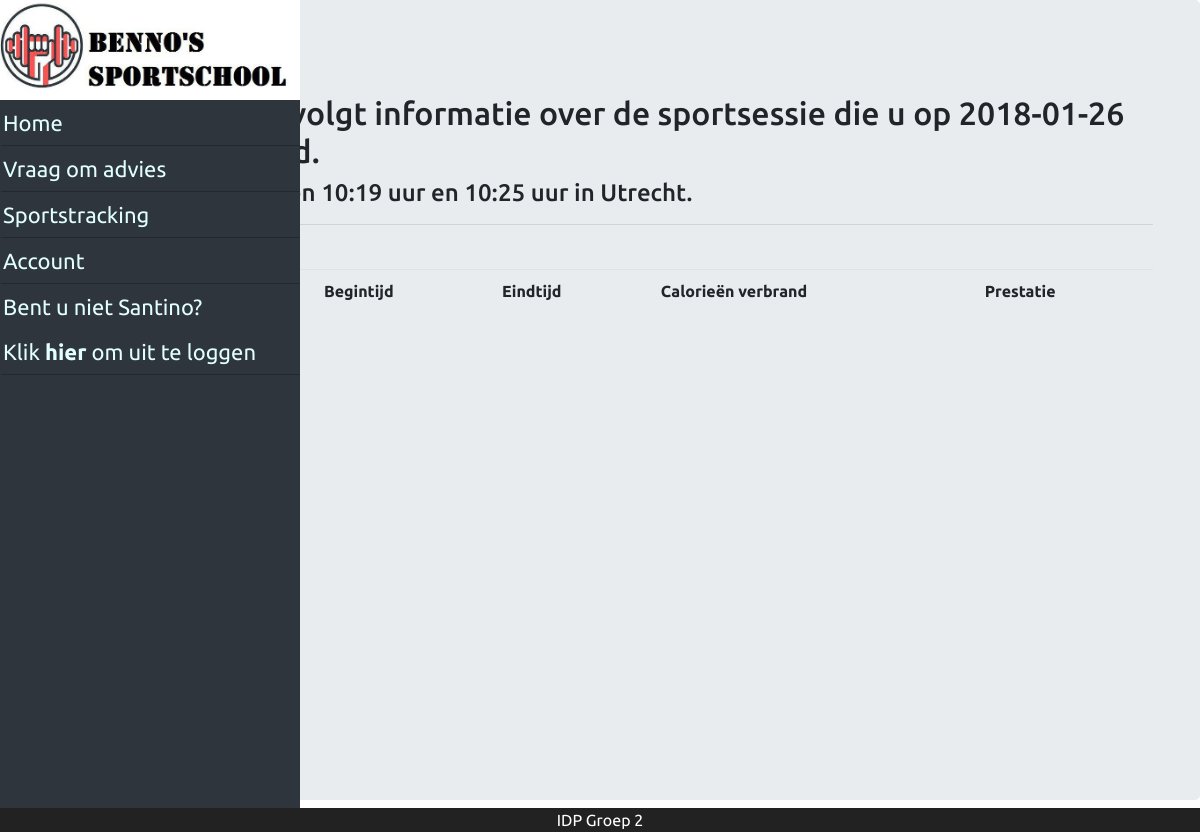
Screenshot of /index?page=session&_id=3 (signed in) with the database file from the repository.
### tables this page shows
CREATE TABLE `user` (
  `id` int(11) NOT NULL,
  `username` varchar(45) NOT NULL,
  `password` varchar(100) NOT NULL,
  `salt` varchar(45) NOT NULL,
  `name` varchar(45) NOT NULL,
  `insertion` varchar(45) NOT NULL,
  `lastname` varchar(45) NOT NULL,
  `birthday` date NOT NULL,
  `email` varchar(100) NOT NULL,
  `phone` varchar(10) NOT NULL,
  `street` varchar(45) NOT NULL,
  `house_number` varchar(5) NOT NULL,
  `postal_code` varchar(6) NOT NULL,
  `role` varchar(20) NOT NULL,
  `iban` varchar(18) NOT NULL,
  `subscription` int(11) DEFAULT NULL,
  `card` int(11) DEFAULT NULL
);

CREATE TABLE `sport_session` (
  `id` int(11) NOT NULL,
  `session_start` datetime NOT NULL,
  `session_end` datetime NOT NULL,
  `user` int(11) NOT NULL,
  `location` int(11) NOT NULL
);

CREATE TABLE `location` (
  `id` int(11) NOT NULL,
  `name` varchar(45) NOT NULL,
  `street` varchar(45) NOT NULL,
  `postal_code` varchar(45) NOT NULL,
  `house_number` int(5) NOT NULL
);

### class/DB.php (called while the page is built, shortened)
<?php
final class DB {
    private static $instance = null;
    public static function getInstance() {
        if(self::$instance == null){
            self::$instance = new DB();
        }
        return self::$instance;
    }
    public static function getBy($class, $field, $value) {
        try {
            try {
                $c = self::getInstance()->c;
                $qry = "SELECT * FROM `" . strtolower($class) . "` WHERE ($field = :$field)";
                $stmt = $c->prepare($qry);
                $stmt->execute(array("$field" => $value));
                $result = $stmt->fetchAll(PDO::FETCH_CLASS, $class);
                return $result;
            } catch (PDOException $e) {
                throw new FrameworkException("Could not execute query. Check your $class model and table");
            }
        } catch (FrameworkException $e) {
            echo $e->errorMessage();
            die();
        }
    }
}

### model/Model.php (called while the page is built, shortened)
<?php
abstract class Model {
    public static function findById($id)
    {
        try {
            $objs = self::findBy("id", $id);
            return $objs[0];
        } catch (FrameworkException $e) {
            echo $e->errorMessage();
            die();
        }
    }
    public static function findBy($field, $value)
    {
        return DB::getBy(get_called_class(), $field, $value);
    }
    protected function belongsTo($type, $field = "")
    {
        try {
            if ($field == "") {
                $field = strtolower($type);
            }
            return $type::findById(get_object_vars($this)[$field]);
        } catch (FrameworkException $e) {
            echo $e->errorMessage();
            die();
        }
    }
}

### class/App.php (called while the page is built, shortened)
<?php
class App
{
    public static $user;
    public static function getUser(){
        if(!isset(self::$user)){
            self::$user = User::findById($_SESSION['id']);
        }
        return self::$user;
    }
}

### model/User.php (called while the page is built, shortened)
<?php
class User extends Model {
    protected $username;
    public function getUsername()
    {
        return $this->username;
    }
}

### model/Sport_session.php (called while the page is built, shortened)
<?php
class Sport_session extends Model {
	protected $session_start;
	protected $session_end;
	public function getSession_start()
	{
		return $this->session_start;
	}
	public function getSession_end()
	{
		return $this->session_end;
	}
    public function getLocation()
	{
        return $this->belongsTo('Location');
    }
}
?>

### model/Location.php (called while the page is built, shortened)
<?php
class Location extends Model {
	protected $name;
    public function getName()
	{
    	return $this->name;
    }
}
?>

### pages/session.php (the view, shortened to what this page needs)
<?php
$id = $_GET['_id'];
$session = Sport_session::findById($id); ?>
<div class="jumbotron page_layout">
    <div class="container">
        <?php
        echo '<h2>Hieronder volgt informatie over de sportsessie die u op '.substr($session->getSession_start(), 0, 10).' heeft gehad.</h2>';
        echo '<h4>U sportte tussen '.substr($session->getSession_start(), 11, 5).' uur en '.
             substr($session->getSession_end(), 11, 5).' uur in '.$session->getLocation()->getName().'.<hr><br>';
        ?>
        <table class="table">
            <tr>
                <th>Apparaat</th>
                <th>Begintijd</th>
                <th>Eindtijd</th>
                <th>Calorieën verbrand</th>
                <th>Prestatie</th>
            </tr>
        </table>
    </div>
</div>

### core/header.php (shortened to what this page needs)
<div class="nav-side-menu">
    <div class="brand"><img class="logo" src="assets/img/logo.jpg" alt="sportschool benno"/> </div>
        <div class="menu-list">
            <ul id="menu-content" class="menu-content collapse out">
                <li>
                  <a href="?page=home">Home</a>
                </li>
            </ul>
            <ul id="menu-content" class="menu-content collapse out">
                <?php if($_SESSION['role'] == "guest") { ?>
    			<li>
    				<a href="?page=login">Inloggen</a>
    			</li>
    			<li>
    				<a href="?page=register">Registreren</a>
    			</li>
                <?php } else { ?>
                <?php if($_SESSION['role'] == "user") { ?>
                <li>
    				<a href="?page=send-mail">Vraag om advies</a>
    			</li>
                <li>
    				<a href="?page=sportSessions">Sportstracking</a>
    			</li>
    			<?php } ?>
    			<li>
    				<a href="?page=account">Account</a>
    			</li>
                <?php $user = App::getUser();
                ?>
    			<li>
    				<a href="?page=logout">Bent u niet <?php echo ucfirst($user->getUsername());?>?<br>Klik <b>hier</b> om uit te loggen</a>
    			</li>
                <?php } ?>
            </ul>
     </div>
</div>

### assets/css/main.css (style rules this page uses)
* { box-sizing: border-box; margin: 0; padding: 0; font-family: Ubuntu; }
body { position: relative; padding: 40px 0px; min-height: 100vh; }
.logo { width: 100%; height: 100px; }
.container { margin: 30px auto; width: 800px; }
.page_layout { margin-left: 7%; height: 100%; }

### assets/css/navbar.css (style rules this page uses)
.nav-side-menu { overflow: auto; font-family: verdana; font-size: 22px; background-color: #2e353d; position: fixed; top: 0px; width: 300px; height: 100%; color: #e1ffff; }
.nav-side-menu .brand { background-color: #23282e; line-height: 50px; display: block; text-align: center; font-size: 14px; }
.nav-side-menu li { padding-left: 0px; border-left: 3px solid #2e353d; border-bottom: 1px solid #23282e; }
.nav-side-menu li a { text-decoration: none; color: #e1ffff; }
@media (min-width: 767px) { .nav-side-menu .menu-list .menu-content { display: block; } }
body { margin: 0px; padding: 0px; }

### rows the page displays
user: username "Santino"
sport_session: session_start "2018-01-26", session_start "10:19", session_end "10:25", location.name "Utrecht"
